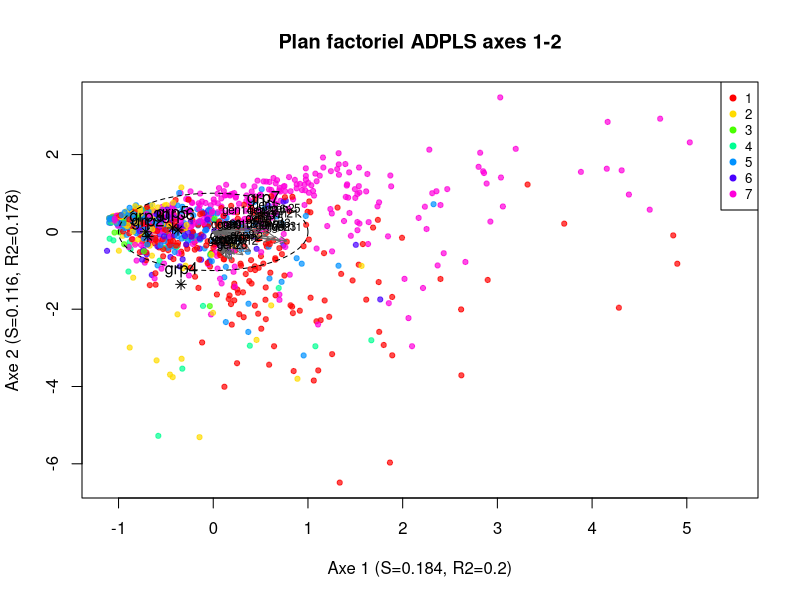

Write the R code that produced this figure.
## ---- chunk 1
knitr::opts_chunk$set(echo = TRUE)
## ---- chunk 2
# ========================= ADPLS (version finale corrigée) ========================= #
# Métrique M = I (conforme au sujet pédagogique)
# X : variables quantitatives (centrées-réduites)
# Y : indicatrices de la variable qualitative (non centrées)
# H : nombre d'axes
# w : poids (par défaut : 1/n)
# =============================================================================== #

adpls <- function(X, Y, H = 2, w = NULL, center_scale = TRUE, verbose = FALSE) {
  
  # ---- Préparation -----------------------------------------------------------
  X <- as.matrix(X)
  Y <- as.matrix(Y)
  n <- nrow(X); p <- ncol(X)
  
  if (nrow(Y) != n) stop("X et Y doivent avoir le même nombre de lignes.")
  
  if (is.null(w)) w <- rep(1 / n, n)
  w <- as.numeric(w)
  if (length(w) != n) stop("w doit avoir longueur = nrow(X).")
  
  W <- diag(w)
  
  # ---- Centrage-réduction de X ----------------------------------------------
  if (center_scale) {
    Xsc <- scale(X, center = TRUE, scale = TRUE)
  } else {
    Xsc <- X
  }
  
  # ---- Métrique M = I --------------------------------------------------------
  M <- diag(1, p)
  
  # ---- Projecteur sur espace de Y -------------------------------------------
  YtWY <- t(Y) %*% (W %*% Y)
  if (qr(YtWY)$rank < ncol(YtWY)) stop("Y' W Y est singulière.")
  
  PiY <- Y %*% solve(YtWY) %*% t(Y) %*% W
  
  # ---- X^ = Projection de X dans espace de Y --------------------------------
  Xhat <- PiY %*% Xsc
  
  # ---- Matrice E (p×p) ------------------------------------------------------
  E <- t(Xhat) %*% (W %*% Xhat)
  E <- (E + t(E)) / 2  # symétrisation
  
  # ---- Préparation stockage --------------------------------------------------
  U_list <- vector("list", H)
  F <- matrix(0, n, H)
  Ftilde <- matrix(0, n, H)
  
  S_vec <- numeric(H)
  R2_vec <- numeric(H)
  var_coords <- matrix(0, p, H)
  
  total_inertia <- sum(diag(t(Xsc) %*% (W %*% Xsc)))
  
  # ========================== BOUCLE PRINCIPALE ============================= #
  for (h in 1:H) {
    
    if (verbose) message("---- Axe ", h, " ----")
    
    if (h == 1) {
      # ---- Axe 1 : diagonalisation de E ------------------------------------
      ev <- eigen(E, symmetric = TRUE)
      u <- ev$vectors[, 1]
      u <- u / sqrt(sum(u^2))
      
    } else {
      # ---- Axes suivants : contrainte d'orthogonalité -----------------------
      Fprev <- F[, 1:(h-1), drop = FALSE]   # n × (h−1)
      
      # D = X' W Fprev   (p × (h−1))
      D <- t(Xsc) %*% (W %*% Fprev)
      
      # PiDperp = I - D(D'D)^−1 D'
      inner <- t(D) %*% D
      
      if (qr(inner)$rank < ncol(inner)) {
        inner <- inner + diag(1e-10, ncol(inner))
      }
      
      PiDperp <- diag(1, p) - D %*% solve(inner) %*% t(D)
      
      # Projeter E dans D^⊥
      Eproj <- PiDperp %*% E %*% PiDperp
      Eproj <- (Eproj + t(Eproj)) / 2
      
      ev <- eigen(Eproj, symmetric = TRUE)
      u <- ev$vectors[, 1]
      
      # projet final + normalisation
      u <- PiDperp %*% u
      u <- u / sqrt(sum(u^2))
    }
    
    # ---- Calcul score --------------------------------------------------------
    f <- as.numeric(Xsc %*% u)
    norm_f2 <- as.numeric(t(f) %*% (W %*% f))
    
    if (norm_f2 <= 0) stop("Norme nulle : erreur.")
    
    ftilde <- f / sqrt(norm_f2)
    
    # ---- Indicateurs ---------------------------------------------------------
    S_val <- norm_f2 / total_inertia
    
    fhat <- PiY %*% f
    top_val <- as.numeric(t(fhat) %*% (W %*% fhat))
    
    R2_val <- top_val / norm_f2
    
    # ---- Corrélations variables ----------------------------------------------
    var_corrs <- numeric(p)
    
    for (j in 1:p) {
      xj <- Xsc[, j]
      denom_xj <- sqrt(as.numeric(t(xj) %*% (W %*% xj)))
      if (denom_xj == 0) next
      
      var_corrs[j] <- as.numeric(t(xj) %*% (W %*% f)) / (denom_xj * sqrt(norm_f2))
    }
    
    # ---- Stockage ------------------------------------------------------------
    U_list[[h]] <- u
    F[, h] <- f
    Ftilde[, h] <- ftilde
    S_vec[h] <- S_val
    R2_vec[h] <- R2_val
    var_coords[, h] <- var_corrs
  }
  
  # ===================== Centres de gravité ================================= #
  centers <- solve(YtWY, t(Y) %*% (W %*% Ftilde))   # q × H
  
  rownames(centers) <- if (!is.null(colnames(Y))) colnames(Y) else paste0("class", 1:ncol(Y))
  colnames(centers) <- paste0("axe", 1:ncol(Ftilde))
  
  # ================= Packaging final ======================================== #
  U_mat <- do.call(cbind, U_list)
  rownames(var_coords) <- colnames(X)
  colnames(var_coords) <- paste0("axe", 1:ncol(var_coords))
  
  colnames(F) <- paste0("f", 1:ncol(F))
  colnames(Ftilde) <- paste0("f_tilde", 1:ncol(Ftilde))
  colnames(U_mat) <- paste0("u", 1:ncol(U_mat))
  
  return(list(
    U = U_mat,
    F = F,
    Ftilde = Ftilde,
    S = S_vec,
    R2 = R2_vec,
    centers = centers,
    var_coords = var_coords,
    Xhat = Xhat,
    E = E,
    M = M,
    w = w
  ))
}
## ---- chunk 3
data <- read.table("Datagenus.csv", header = TRUE)

X <- scale(as.matrix(data[, paste0("gen", 1:27)]), center = TRUE, scale = TRUE)
grp <- as.factor(data$forest)
Y <- model.matrix(~ grp - 1)

out <- adpls(X, Y, H = 3, w = NULL, center_scale = TRUE)

# Tableau indicateurs
data.frame(
  Axe = 1:3,
  S = round(out$S, 3),
  R2 = round(out$R2, 3),
  Discriminant = round(out$S * out$R2, 3)
)
## ---- chunk 4
# ------------------- Graphique plan 1-2 ---------------------------------------
plot_adpls_corrected <- function(out, Y = NULL, Y_labels = NULL, h = 1, m = 2,
                                show_variables = TRUE, circle = TRUE,
                                main = NULL, cex_ind = 0.7, cex_cent = 1.0) {
  `%||%` <- function(a, b) if (!is.null(a)) a else b
  
  Ftilde <- out$Ftilde
  centers <- out$centers
  var_coords <- out$var_coords
  
  if (is.null(Y_labels)) {
    if (is.null(Y)) stop("Donner Y (indicatrices) ou Y_labels (facteur).")
    Ymat <- as.matrix(Y)
    lab <- apply(Ymat, 1, function(r) which(r == 1))
    Y_labels <- factor(lab)
  }
  
  xind <- Ftilde[, h]; yind <- Ftilde[, m]
  classes <- as.factor(Y_labels)
  n_classes <- length(levels(classes))
  
  # palette simple
  cols <- rainbow(n_classes)
  
  plot(xind, yind,
       col = adjustcolor(cols[as.numeric(classes)], alpha.f = 0.7),
       pch = 19, cex = cex_ind,
       xlab = paste0("Axe ", h, " (S=", round(out$S[h],3), ", R2=", round(out$R2[h],3), ")"),
       ylab = paste0("Axe ", m, " (S=", round(out$S[m],3), ", R2=", round(out$R2[m],3), ")"),
       main = main %||% paste0("Projection ADPLS : axes ", h, "-", m))
  
  legend("topright", legend = levels(classes), col = cols, pch = 19, cex = 0.8)
  
  # Centres de gravité
  points(centers[, h], centers[, m], col = "black", pch = 8, cex = cex_cent)
  text(centers[, h], centers[, m], labels = rownames(centers), pos = 3)
  
  # Variables (flèches)
  if (show_variables) {
    arrows(rep(0, nrow(var_coords)), rep(0, nrow(var_coords)),
           var_coords[, h], var_coords[, m], length = 0.07, col = "grey40")
    text(var_coords[, h], var_coords[, m], labels = rownames(var_coords), cex = 0.7, pos = 3)
    if (circle) {
      angles <- seq(0, 2*pi, length.out = 300)
      lines(cos(angles), sin(angles), lty = 2)
    }
  }
}

# ------------------- Affichage graphique --------------------------------------
plot_adpls_corrected(out, Y = Y, Y_labels = grp, h = 1, m = 2,
                     show_variables = TRUE, circle = TRUE,
                     main = "Plan factoriel ADPLS axes 1-2")
